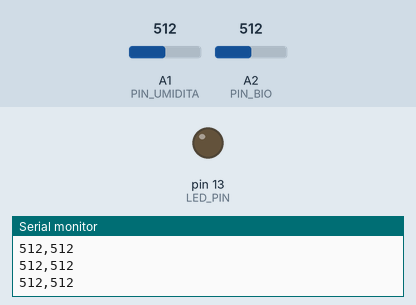
This sketch was run on a simulated Arduino Uno, built with avr-gcc and run on an emulated ATmega328P. On the bench: output pins drawn as LEDs (lit = HIGH), the last lines printed to the serial monitor. Dashed ring = blinking. The inputs (shaded band) are chosen by the test bench; at power-on: A1 (PIN_UMIDITA) = 512, A2 (PIN_BIO) = 512.

Above: at 3.7 s.
3.8 s: A1 (PIN_UMIDITA) set to 981
At 4.09 s:
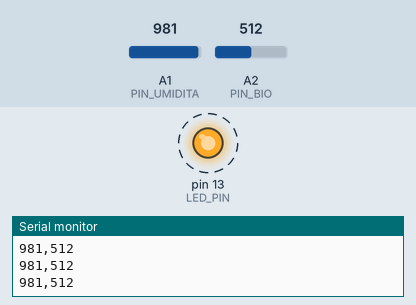
6.8 s: A1 (PIN_UMIDITA) set to 1010
Timing chart, 0 to 15.8 s (numbered marks = the images above; inputs shaded):
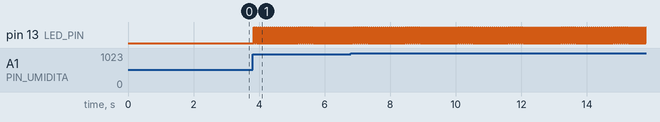

The sketch:

sketch_dec3a_fix.ino
```cpp
/*
 * LIVE PLANTING - Arduino Sketch
 *
 * Sensors:
 * - A1: capacitive soil moisture sensor (analogico)
 * - A2: bioelectrical sensor (analogico)
 *
 * Output: serial data in CSV format "umidita_raw,bio_raw"
 */

const uint8_t PIN_UMIDITA = A1;
const uint8_t PIN_BIO     = A2;

// LED for visual feedback
const uint8_t LED_PIN = LED_BUILTIN;

void setup() {
  Serial.begin(9600);
  pinMode(LED_PIN, OUTPUT);

  // Initial message (wait 2 sec for Serial Monitor to open)
  delay(2000);
  Serial.println("# LIVE PLANTING - Arduino Ready");
  Serial.println("# Sensori: A1=Umidita, A2=Bio");
  Serial.println("# Format: umidita_raw,bio_raw");
  delay(500);
}

void loop() {
  // Read humidity (average of 5 readings to reduce noise)
  long umidita_sum = 0;
  for(int i = 0; i < 5; i++) {
    umidita_sum += analogRead(PIN_UMIDITA);
    delay(2);
  }
  int umidita = umidita_sum / 5;

  // Read bio (average of 5 readings)
  long bio_sum = 0;
  for(int i = 0; i < 5; i++) {
    bio_sum += analogRead(PIN_BIO);
    delay(2);
  }
  int bio_raw = bio_sum / 5;

  // Basic validation: if both are out of range, blink LED
  bool umidita_valid = (umidita >= 100 && umidita <= 950);
  bool bio_valid = (bio_raw >= 50 && bio_raw <= 1000);

  // Send data
  Serial.print(umidita);
  Serial.print(",");
  Serial.println(bio_raw);

  // Feedback LED: Blink fast if invalid data
  if (!umidita_valid || !bio_valid) {
    digitalWrite(LED_PIN, HIGH);
    delay(20);
    digitalWrite(LED_PIN, LOW);
  } else {
    // Blink slow if valid data
    if (millis() % 2000 < 100) {
      digitalWrite(LED_PIN, HIGH);
    } else {
      digitalWrite(LED_PIN, LOW);
    }
  }

  // Sampling frequency: 20 Hz (50ms total between readings and delay)
  delay(20);
}
```

Measured:
- after the input at 3.8 s, pin 13 (LED_PIN): alternates HIGH for 0.02 s and LOW for 0.04 s, starting at once
